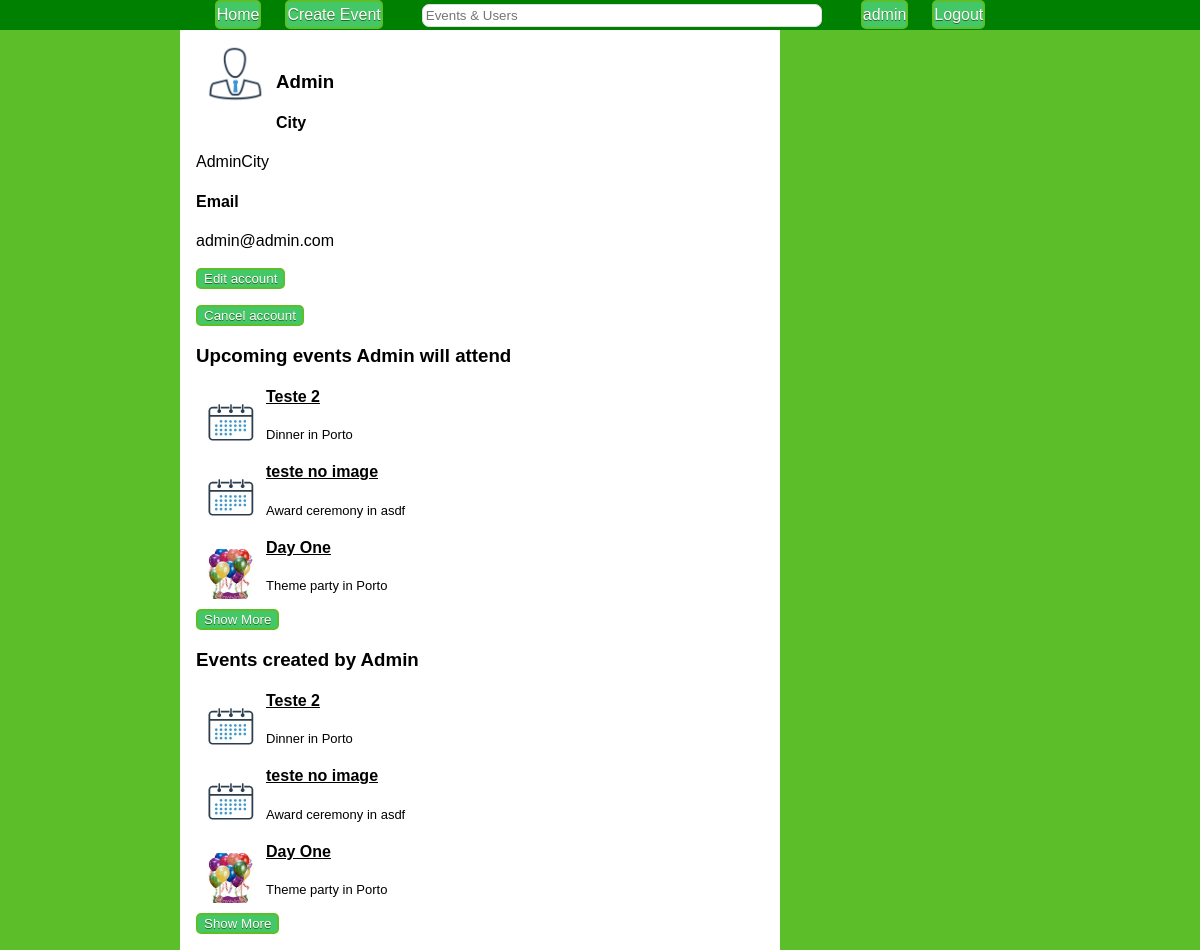
The app's page /?user=admin (signed in) with its own data.
### tables this page shows
CREATE TABLE User(
	username TEXT PRIMARY KEY,
	password TEXT NOT NULL,
	name TEXT NOT NULL,
	email TEXT NOT NULL,
	phoneNumber TEXT,
	city TEXT NOT NULL
);

CREATE TABLE Event(
	id INTEGER PRIMARY KEY,
	creator NOT NULL REFERENCES User(username) ON DELETE CASCADE,
	nameTag TEXT NOT NULL,
	type REFERENCES EventType(eventType) NOT NULL,
	description TEXT NOT NULL,
	time TEXT NOT NULL,
	city TEXT NOT NULL,
	address TEXT,
	imageURL TEXT,
	publicEvent INTEGER NOT NULL,
	CONSTRAINT ck_public CHECK (publicEvent = 0 OR publicEvent = 1)
);

### database/users.php (called while the page is built, shortened)
<?php
include_once('connection.php');
function userExists($username){
	global  $db;
	$stmt = $db->prepare('SELECT username FROM User WHERE username = :username');
	$stmt->bindParam(':username', $username, PDO::PARAM_STR);
	try{
    $stmt->execute();
		return true;
  } catch(PDOException $e) {
    return "error";
  }
}
function getUser($username){
	global $db;
	$stmt = $db->prepare('SELECT username, city, name, phoneNumber, email FROM User WHERE username = :username');
	$stmt->bindParam(':username', $username, PDO::PARAM_STR);
	try{
		$stmt->execute();
		$result = $stmt->fetch();
		return $result;
	} catch(PDOException $e){
		return false;
	}
}
?>

### database/user_data.php (called while the page is built, shortened)
<?php
  include_once("users.php");
  if(isset($_GET['user'])){
    $checkExistance = userExists($_GET['user']);
    if($checkExistance == true){
      $userData = getUser($_GET['user']);
      if($userData == false){
        $result = array("error" => "user data corrupted");
        return;
      } else {
        $dataArray = array("username" => $userData['username'],
                          "name" => $userData['name'],
                          "email" => $userData['email'],
                          "phoneNumber" => $userData['phoneNumber'],
                          "city" => $userData['city']);
        if(isset($_SESSION['username'])){
          if($_GET['user'] == $_SESSION['username']){
            $result = array("same" => $dataArray);
          } else {
            $result = array("different" => $dataArray);
          }
        } else {
          $result = array("different" => $dataArray);
        }
      }
    } else $result = array("error" => "no such user");
  } else $result = array("error" => "no such user");
 ?>

### database/events.php (called while the page is built, shortened)
<?php
include_once('connection.php');
function getLimitedUserAttendance($username, $maxEvents, $offset){
	global $db;
	$stmt = $db->prepare('SELECT * FROM  Event WHERE id in (SELECT eventId FROM Attending WHERE username = :username ORDER BY eventId DESC) ORDER BY id DESC LIMIT :maxEvents OFFSET :offset');
	$stmt->bindParam(':maxEvents', $maxEvents, PDO::PARAM_INT);
	$stmt->bindParam(':offset', $offset, PDO::PARAM_INT);
	$stmt->bindParam(':username', $username, PDO::PARAM_STR);
	try{
   		$stmt->execute();
   		return $stmt->fetchAll();
  	} catch(PDOException $e) {
    	return false;
  	}
}
function getLimitedUserCreations($username, $maxEvents, $offset){
	global $db;
	$stmt = $db->prepare('SELECT * FROM Event WHERE creator = :username ORDER BY id DESC LIMIT :maxEvents OFFSET :offset');
	$stmt->bindParam(':maxEvents', $maxEvents, PDO::PARAM_INT);
	$stmt->bindParam(':offset', $offset, PDO::PARAM_INT);
	$stmt->bindParam(':username', $username, PDO::PARAM_STR);
	try{
   		$stmt->execute();
   		return $stmt->fetchAll();
  	} catch(PDOException $e) {
    	return false;
  	}
}
?>

### templates/user_page.php (the view, shortened to what this page needs)
<div id="user_page">
    <br>
    <img src="res/user.png" width="60" height="60"> <br>
<?php
  if(isset($result['same'])) $data = $result['same'];
  if(isset($result['same']) || isset($result['different'])){
    $attendance = getLimitedUserAttendance($data['username'], 4, 0);
    $creations = getLimitedUserCreations($data['username'], 4, 0);
   ?>
   <h3><?=$data['name']?></h3>
   <h4>City</h4><label><?=$data['city']?></label>
   <h4>Email </h4><label><?=$data['email']?></label>
  <?php if($data["phoneNumber"] != "" && $data['phoneNumber'] != null){ ?>
     <h4>Contact </h4><label><?=$data['phoneNumber']?></label>
  <?php } if(isset($result['same'])){ ?>
      <br><br>
     <form id="editForm" method='post' action='edit_user.php'>
       <input id='editUser' value='Edit account' type='submit'></form>
      <form id="deleteForm" method='post' action='database/action_delete_user.php'>
       <input id='deleteUser' value='Cancel account' type='submit'></form>
  <?php } ?>
      <h3>Upcoming events <?=$data['name']?> will attend</h3>
      <div id="attendance" class="events">
      <?php if(count($attendance) > 0){
        $count = (count($attendance) < 4) ? count($attendance) : 3;
        for($i = 0; $i < $count; $i++){?>
          <div class="singleEvent">
            <img src="images/thumbs_small/<?=$attendance[$i]['imageURL']?>" width="50" height="50">
            <h4><a href="./?event=<?=$attendance[$i]['id']?>"><?=$attendance[$i]['nameTag']?></a></h4>
            <p class="eventDesc"><?=$attendance[$i]['type']?> in <?=$attendance[$i]['city']?></p>
          </div>
        <?php }
        if(count($attendance) == 4){?>
          <button>Show More</button>
        <?php }
      } else echo '<p>' . $data['name'] . '</p>'?></div>
      <h3>Events created by <?=$data['name']?></h3>
      <div id="creations" class="events">
      <?php if(count($creations) > 0){
        $count = (count($creations) < 4) ? count($creations) : 3;
        for($i = 0; $i < $count; $i++){?>
          <div class="singleEvent">
            <img src="images/thumbs_small/<?=$creations[$i]['imageURL']?>" width="50" height="50">
            <h4><a href="./?event=<?=$creations[$i]['id']?>"><?=$creations[$i]['nameTag']?></a></h4>
            <p class="eventDesc"><?=$creations[$i]['type']?> in <?=$creations[$i]['city']?></p>
          </div>
        <?php }
        if(count($creations) == 4){?>
          <button>Show More</button>
        <?php }
      } else echo '<p>' . $data['name'] . '</p>'?></div>
<?php } else {?>
  <p>No user with this name was found in the database...</p>
<?php } ?>
</div>

### templates/header.php (shortened to what this page needs)
<html>
  <head>
    <link rel="stylesheet" type="text/css" href="style/header_style.css">
    <link rel="stylesheet" type="text/css" href="style/footer_style.css">
  </head>
  <body>
    <div id="floatingHeader">
      <a class="myButton" href="./">Home</a>
      <a class="myButton" href="./new_event.php">Create Event</a>
      <input id="search" type="text" name="search" placeholder="Events & Users"/>
      <?php echo '<a id="user" class="myButton" href="./?user=' . $_SESSION['username'] . '">' . $_SESSION['username'] . '</a>'?>
      <a class="myButton" href="database/action_logout.php">Logout</a>
    </div>

### index.php (shortened to what this page needs)
<?php session_start();
  include('templates/header.php');
?>
<?php
  if(isset($_GET['search']) && !isset($_GET['event']) && !isset($_GET['user'])){
    ?><div id="listEvents" class="displayEvents">
      <h2>Search Results for '<?=$_GET['search']?>'...</h2><br>
      <?php
        include("database/events.php");
        include_once("templates/display_event.php");
        $finalSearch = getEventsSearch($_GET['search'], $_SESSION['username']);
        if(count($finalSearch)){
          for($i = 0; $i < count($finalSearch); $i++){
            displaySmallEvent($finalSearch[$i]);
          }
        } else echo '<p class="text">No events match the search parameters...</p>';
      ?>
    </div>
    <link rel="stylesheet" href="style/search_page_style.css">
    <?php
  } else {
    if(isset($_GET['user']) && !isset($_GET['search']) && !isset($_GET['event'])){
      ?><div id="userPage">
        <div id="userHolder" class="contentHolder" data-user="<?=$_GET['user']?>">
          <?php include_once("database/user_data.php");
              include_once("database/events.php");
              include_once("templates/user_page.php");?>
        </div>
      </div>
      <link rel="stylesheet" href="style/user_page_style.css">
      <?php }
  }?>
  </body>
</html>

### style/header_style.css (style rules this page uses)
* { -webkit-box-sizing: border-box; -moz-box-sizing: border-box; box-sizing: border-box; }
html, body { margin: 0em; padding: 0em; background-color: #5cbf2a; }
div#floatingHeader { position: fixed; top: 0; left: 0; width: 100%; height: 30px; background-color: green; text-align: center; vertical-align: middle; line-height: 30px; z-index:10; }
div#floatingHeader > input { outline: none; padding: 3px 0px 3px 3px; border: 1px solid #DDDDDD; border-radius:7px; }
@media screen and (min-width:810px) { div#floatingHeader > input { width:400px; margin-right: 25px; margin-left: 25px; } }
@media screen and (min-width:810px) { div#floatingHeader > a { margin-right: 10px; margin-left: 10px; line-height: 25px; } }
.myButton { background-color:#44c767; -moz-border-radius:5px; -webkit-border-radius:5px; border-radius:5px; display:inline-block; cursor:pointer; color:#ffffff; font-family:Arial; text-decoration:none; border: 2px solid #5cbf2a; text-shadow:0px 1px 0px #2f6627; }
body { margin-top: 40px; }

### style/user_page_style.css (style rules this page uses)
input#editUser, input#deleteUser , button { display: block; background-color:#44c767; -moz-border-radius:5px; -webkit-border-radius:5px; border-radius:5px; display:inline-block; cursor:pointer; color:#ffffff; font-family:Arial; text-decoration:none; border: 2px solid #5cbf2a; text-shadow:0px 1px 0px #2f6627; }
html, body { margin: 0em; padding: 0em; background-color: #5cbf2a; }
div#user_page { padding: 1em; background-color: #ffffff; position:relative; top: 10%; bottom: 10%; left: 15%; right: 15%; width: 50%; font-family: "Helvetica", Arial, sans-serif; }
div#user_page a:link { color: black; font-weight: bold; font-family: "Helvetica", Arial, sans-serif; }
label { display: inline; font-weight: normal; }
p.eventDesc { font-size: small; display: inline; font-weight: normal; }
img { float: left; margin: 10px 10px 10px 10px; }
button { display: block; clear: both; }

### records on screen
user: name "Admin", city "AdminCity", email "admin@admin.com"
event: imageURL (placeholder picture), nameTag "Teste 2", type "Dinner", city "Porto"
event: imageURL (placeholder picture), nameTag "teste no image", type "Award ceremony", city "asdf"
event: imageURL (picture), nameTag "Day One", type "Theme party", city "Porto"

### other values on screen
$_SESSION['username'] "admin"
